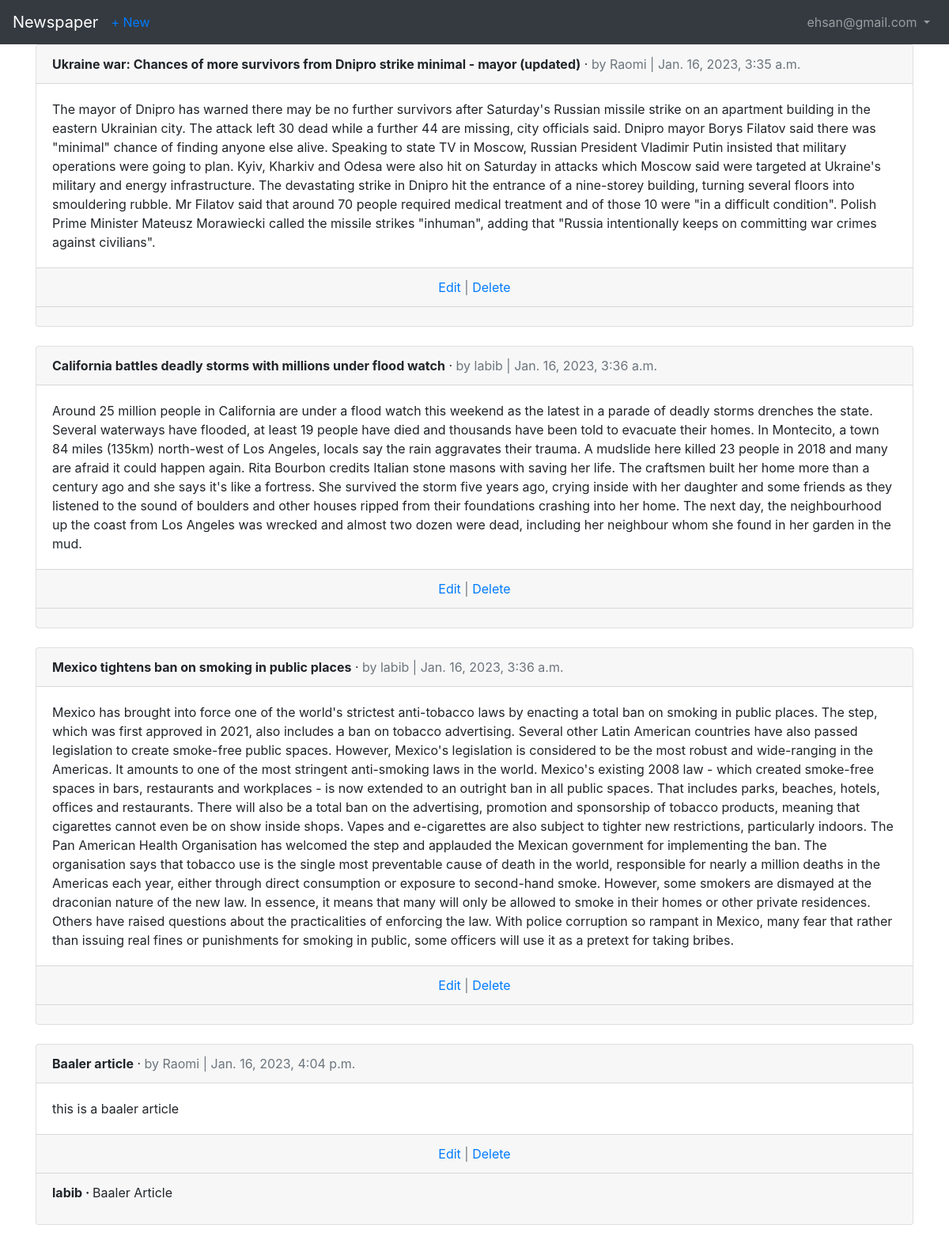
/articles/ (signed in), run on the app's committed database.
### accounts/models.py (models this page shows)
class CustomUser(AbstractUser):
    age = models.PositiveIntegerField(null=True, blank=True)

### articles/models.py (models this page shows, shortened)
class Article(models.Model):
    title = models.CharField(max_length=255)
    body = models.TextField()
    date = models.DateTimeField(auto_now_add=True)
    author = models.ForeignKey(get_user_model(), on_delete=models.CASCADE,)

class Comment(models.Model):  # new
    article = models.ForeignKey(
        Article,
        on_delete=models.CASCADE,
        related_name='comments',  # new
    )
    comment = models.CharField(max_length=140)
    author = models.ForeignKey(
        get_user_model(),
        on_delete=models.CASCADE,
    )
    def __str__(self):
        return self.comment

### articles/views.py (the view)
# urls.py: path('', ArticleListView.as_view(), name='article_list')
class ArticleListView(ListView):
    model = Article
    template_name = 'article_list.html'

### config/templates/article_list.html (shortened to what this page needs)
{% extends 'base.html' %}
{% block content %}
{% for article in object_list %}
<div class="card">
    <div class="card-header">
        <span class="font-weight-bold">{{ article.title }}</span> &middot;
        <span class="text-muted">by {{ article.author }} | {{ article.date }}</span>
    </div>
    <div class="card-body">{{ article.body }}</div>
    <div class="card-footer text-center text-muted">
        <a href="{% url 'article_edit' article.pk %}">Edit</a> |
        <a href="{% url 'article_delete' article.pk %}">Delete</a>
    </div>
    <div class="card-footer">
        {% for comment in article.comments.all %}
        <p>
            <span class="font-weight-bold">
                {{ comment.author }} &middot;
            </span>
            {{ comment }}
        </p>
        {% endfor %}
    </div>
</div>
<br />
{% endfor %}
{% endblock content %}

### config/templates/base.html (shortened to what this page needs)
<!DOCTYPE html>
<html>
<head>
    <link rel="stylesheet" href="https://cdn.jsdelivr.net/npm/bootstrap@4.1.3/dist/css/bootstrap.min.css"
>
</head>
<body>
    <nav class="navbar navbar-expand-md navbar-dark bg-dark">
        <a class="navbar-brand" href="{% url 'home' %}">Newspaper</a>
        <div class="collapse navbar-collapse" id="navbarSupportedContent">
            {% if user.is_authenticated %}
            <a href="{% url 'article_new' %}">+ New</a>
            <ul class="navbar-nav ml-auto">
                <li class="nav-item">
                    <a class="nav-link dropdown-toggle" href="#" id="navbarDropdown" role="button"
                        data-toggle="dropdown" aria-haspopup="true" aria-expanded="false">
                        {{ user.username }}
                    </a>
                </li>
            </ul>
            {% endif %}
        </div>
    </nav>
    <main>
        <div class="container">
            {% block content %}
            {% endblock content %}
        </div>
    </main>
</body>
</html>

### data on the page
CustomUser: username "ehsan@gmail.com"
Article: title "Ukraine war: Chances of more survivors from Dnipro strike minimal - mayor (updated)", author "Raomi", date "Jan. 16, 2023, 3:35 a.m.", body "The mayor of Dnipro has warned there may be no further survivors after Saturday's Russian missile strike on an apartment building in the eastern Ukrainian city. The attack left 30 dead while a further 44 are missing, city officials said. Dnipro mayor Borys Filatov said there was \"minimal\" chance of finding anyone else alive. Speaking to state TV in Moscow, Russian President Vladimir Putin insisted that military operations were going to plan. Kyiv, Kharkiv and Odesa were also hit on Saturday in attacks which Moscow said were targeted at Ukraine's military and energy infrastructure. The devastating strike in Dnipro hit the entrance of a nine-storey building, turning several floors into…"
Article: title "California battles deadly storms with millions under flood watch", author "labib", date "Jan. 16, 2023, 3:36 a.m.", body "Around 25 million people in California are under a flood watch this weekend as the latest in a parade of deadly storms drenches the state. Several waterways have flooded, at least 19 people have died and thousands have been told to evacuate their homes. In Montecito, a town 84 miles (135km) north-west of Los Angeles, locals say the rain aggravates their trauma. A mudslide here killed 23 people in 2018 and many are afraid it could happen again. Rita Bourbon credits Italian stone masons with saving her life. The craftsmen built her home more than a century ago and she says it's like a fortress. She survived the storm five years ago, crying inside with her daughter and some friends as they…"
Article: title "Mexico tightens ban on smoking in public places", author "labib", date "Jan. 16, 2023, 3:36 a.m.", body "Mexico has brought into force one of the world's strictest anti-tobacco laws by enacting a total ban on smoking in public places. The step, which was first approved in 2021, also includes a ban on tobacco advertising. Several other Latin American countries have also passed legislation to create smoke-free public spaces. However, Mexico's legislation is considered to be the most robust and wide-ranging in the Americas. It amounts to one of the most stringent anti-smoking laws in the world. Mexico's existing 2008 law - which created smoke-free spaces in bars, restaurants and workplaces - is now extended to an outright ban in all public spaces. That includes parks, beaches, hotels, offices and…"
Article: title "Baaler article", author "Raomi", date "Jan. 16, 2023, 4:04 p.m.", body "this is a baaler article"
Comment: author "labib", comment "Baaler Article"
